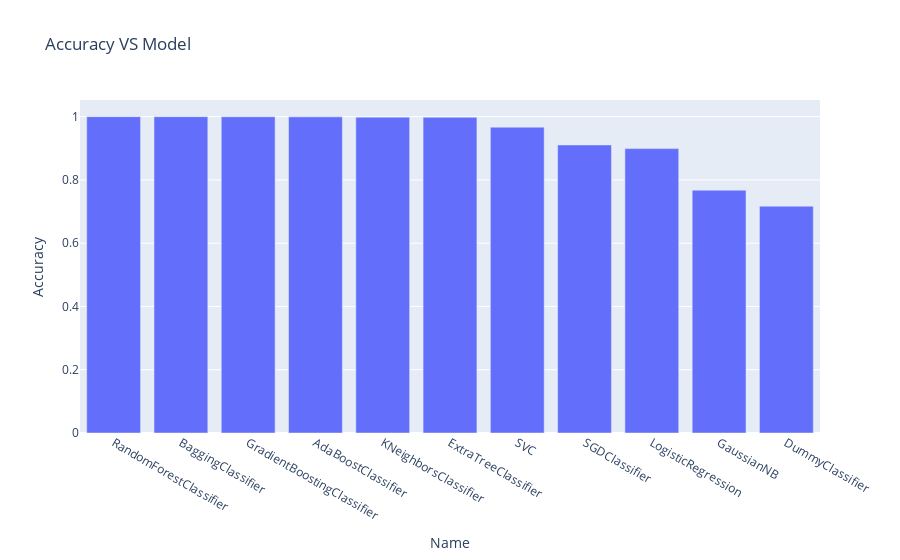

Notebook cell for this chart:
### Code cell
model_df.sort_values(by = 'Accuracy',ascending = False,inplace = True)
fig = px.bar(model_df, x="Name", y="Accuracy", title='Accuracy VS Model')
fig.show()

### Figure 1 — Plotly figure (JSON) as saved in the notebook; plotly's stock layout.template omitted (floating-point values rounded to 4 significant figures)
{"data": [{"alignmentgroup": "True", "hovertemplate": "Name=%{x}<br>Accuracy=%{y}<extra></extra>", "legendgroup": "", "marker": {"color": "#636efa", "pattern": {"shape": ""}}, "name": "", "offsetgroup": "", "orientation": "v", "showlegend": false, "textposition": "auto", "x": ["RandomForestClassifier", "BaggingClassifier", "GradientBoostingClassifier", "AdaBoostClassifier", "KNeighborsClassifier", "ExtraTreeClassifier", "SVC", "SGDClassifier", "LogisticRegression", "GaussianNB", "DummyClassifier"], "xaxis": "x", "y": [1.0, 1.0, 0.9997, 0.9994, 0.9985, 0.998, 0.9667, 0.9107, 0.8989, 0.7675, 0.717], "yaxis": "y", "type": "bar"}], "layout": {"xaxis": {"anchor": "y", "domain": [0.0, 1.0], "title": {"text": "Name"}}, "yaxis": {"anchor": "x", "domain": [0.0, 1.0], "title": {"text": "Accuracy"}}, "legend": {"tracegroupgap": 0}, "title": {"text": "Accuracy VS Model"}, "barmode": "relative"}}
